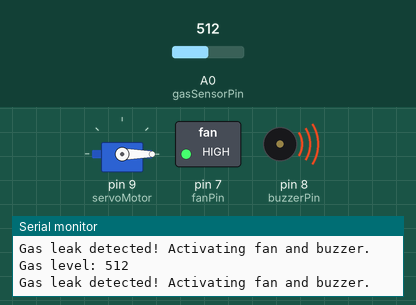
Recording of a sketch running on a simulated Arduino Uno, built with avr-gcc and run on an emulated ATmega328P. On the bench: servo, switched loads named in the sketch (green lamp = pin HIGH), buzzer (waves = sounding, pin HIGH), the last lines printed to the serial monitor. The test bench sets the inputs (shaded band); at power-on: A0 (gasSensorPin) = 512.

Above: at 10.8 s.
10.9 s: A0 (gasSensorPin) set to 488
At 20.7 s:
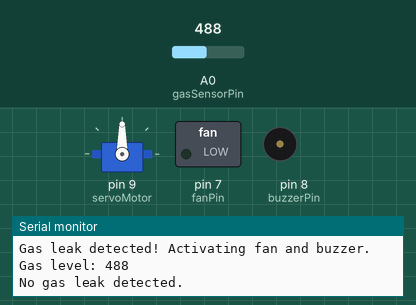
21.5 s: A0 (gasSensorPin) set to 510
At 25.8 s:
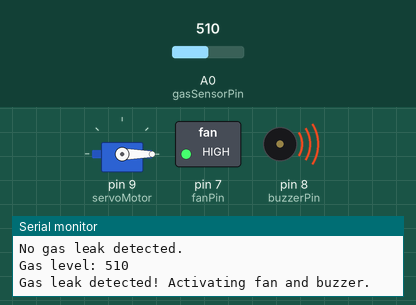
31.5 s: A0 (gasSensorPin) set to 490
At 35.8 s:
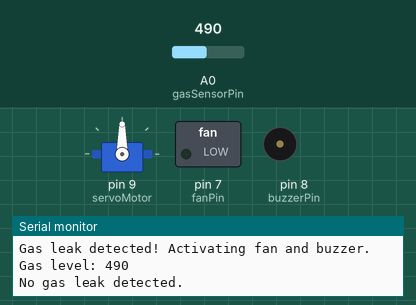
Timing chart, 0 to 37.3 s (numbered marks = the images above; inputs shaded):
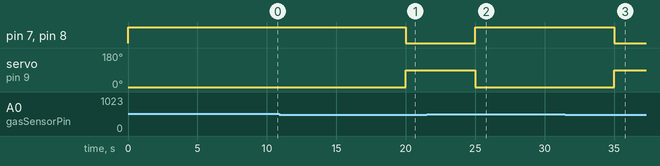

Measured:
- the behaviour switches between 501 and 500 on A0 (gasSensorPin) (found by bisection; images 0 and 1)
- after the input at 10.9 s, pin 7 (fanPin), pin 8 (buzzerPin): HIGH → LOW after 9.1 s; servo on pin 9 (servoMotor): 0° → 90° after 9.1 s
- after the input at 21.5 s, pin 7 (fanPin), pin 8 (buzzerPin): LOW → HIGH after 3.5 s; servo on pin 9 (servoMotor): 90° → 0° after 3.5 s
- after the input at 31.5 s, pin 7 (fanPin), pin 8 (buzzerPin): HIGH → LOW after 3.5 s; servo on pin 9 (servoMotor): 0° → 90° after 3.5 s

The sketch:

sketch_mar24a.ino
```cpp
#include <Servo.h>

// Pin Definitions
const int gasSensorPin = A0; // MQ-2 sensor connected to analog pin A0
const int buzzerPin = 8;     // Buzzer connected to digital pin 8
const int fanPin = 7;        // MOSFET (Fan control) connected to digital pin 7
const int threshold = 500;   // Gas level threshold for detection
Servo servoMotor;            // Servo motor

void setup() {
  // Initialize serial communication for debugging
  Serial.begin(9600);

  // Setup pin modes
  pinMode(gasSensorPin, INPUT);
  pinMode(buzzerPin, OUTPUT);
  pinMode(fanPin, OUTPUT);

  // Attach the servo motor to pin 9
  servoMotor.attach(9);
  servoMotor.write(90); // Set servo to initial position (open gas regulator)

  // Initial states
  digitalWrite(buzzerPin, LOW); // Turn off buzzer
  digitalWrite(fanPin, LOW);    // Turn off fan
}

void loop() {
  // Read the gas sensor value
  int gasLevel = analogRead(gasSensorPin);
  Serial.print("Gas level: ");
  Serial.println(gasLevel); // Print gas level for debugging

  // Check if gas level exceeds the threshold (indicating a leak/fire)
  if (gasLevel > threshold) {
    Serial.println("Gas leak detected! Activating fan and buzzer.");  // Debug message
    digitalWrite(buzzerPin, HIGH);  // Turn on the buzzer
    digitalWrite(fanPin, HIGH);     // Turn on the fan
    servoMotor.write(0);            // Turn off the gas regulator (move servo to 0 degrees)

    delay(5000); // Keep the system on for 5 seconds before checking again
  } else {
    Serial.println("No gas leak detected.");  // Debug message
    digitalWrite(buzzerPin, LOW);   // Turn off the buzzer
    digitalWrite(fanPin, LOW);      // Turn off the fan
    servoMotor.write(90);           // Keep the gas regulator open (servo at 90 degrees)
  }

  delay(5000); // Wait for 5 seconds before next sensor reading
}
```
